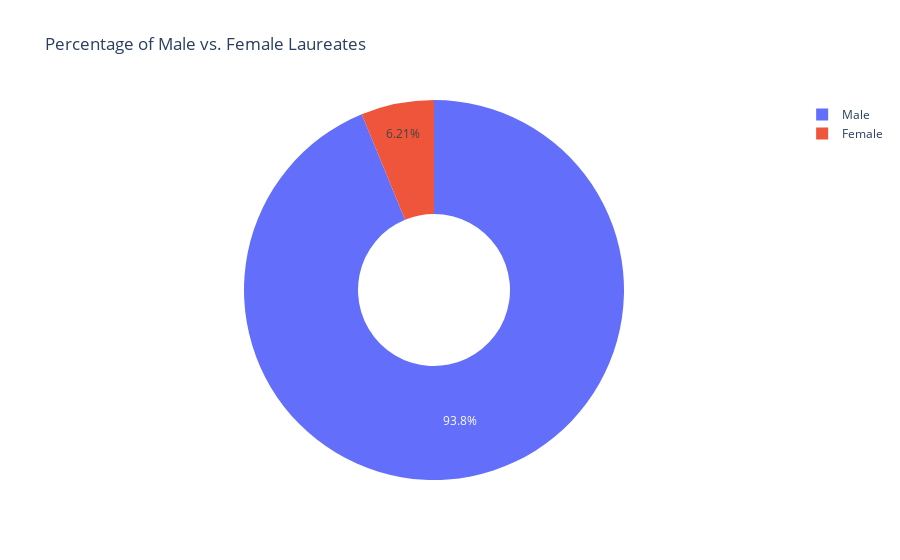

This figure's notebook cell:
### Markdown cell above
**Challenge**: Create a [donut chart using plotly](https://plotly.com/python/pie-charts/) which shows how many prizes went to men compared to how many prizes went to women. What percentage of all the prizes went to women?

### Code cell
# graph donut chart showing percentage of male vs female laureates
biology = df_data.sex.value_counts()

biology_fig = px.pie(
    biology,
    names=biology.index,
    labels=biology.index,
    values=biology.values,
    title='Percentage of Male vs. Female Laureates', 
    hole=0.4
)

biology_fig.show()

### Figure 1 — Plotly figure (JSON) as saved in the notebook; plotly's stock layout.template omitted (floating-point values rounded to 4 significant figures)
{"data": [{"domain": {"x": [0, 1], "y": [0, 1]}, "hole": 0.4, "hovertemplate": "index=%{label}<br>value=%{value}<extra></extra>", "labels": ["Male", "Female"], "legendgroup": "", "name": "", "showlegend": true, "type": "pie", "values": [876, 58]}], "layout": {"legend": {"tracegroupgap": 0}, "title": {"text": "Percentage of Male vs. Female Laureates"}}}
